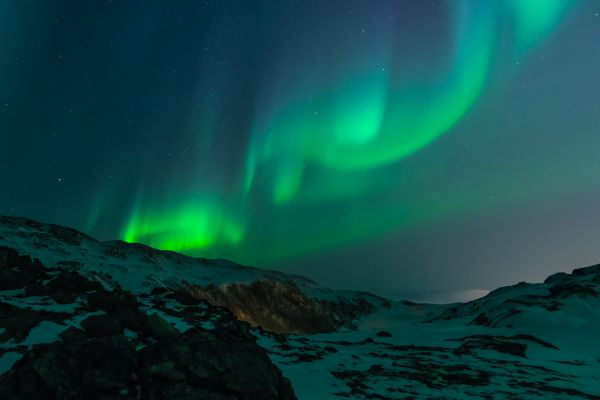
%> input picture CPSO_L/image.jpg, 600 x 400 px
$ octave Gasiewicz_235086.m   (GNU Octave 9; MATLAB toolbox functions it lacks are replaced by stand-ins)
%> lines starting %> are read from the running program, lines starting %| are printed output that depends on the picture
I = imread('image.jpg');
%> I is the input picture: size 400x600x3 uint8; mean R, G, B 15.4, 72, 69.3
whos I

Iblure= 5*I;
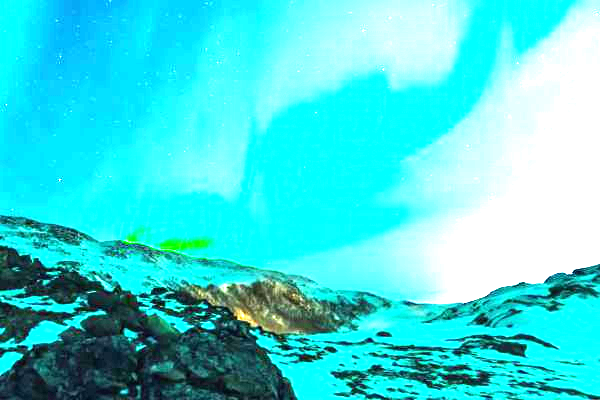
%> Iblure: size 400x600x3 uint8; mean R, G, B 70.3, 217.9, 220.2
whos Iblure

I2 = histeq(I);
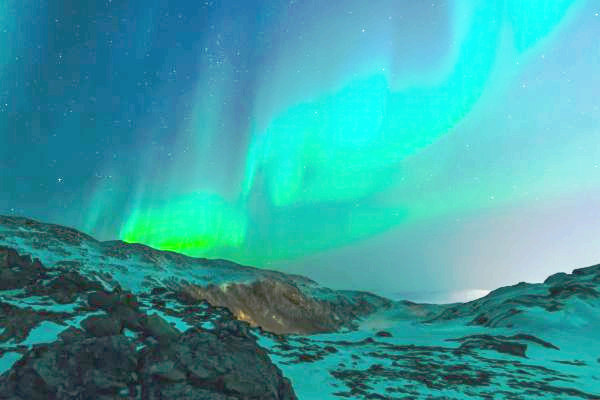
%> I2: size 400x600x3 uint8; mean R, G, B 58.6, 160.1, 163.1
whos I2
imwrite (I2, 'image2.jpg');
%display original and changed image with histograms
figure('Name','Standardowy obrazek i obrazek po histeq()');
subplot(2,2,1),imshow(I);
subplot(2,2,2), imhist(I);
subplot(2,2,3), imshow(I2);
subplot(2,2,4), imhist(I2);
%> after `imhist(I2)`:
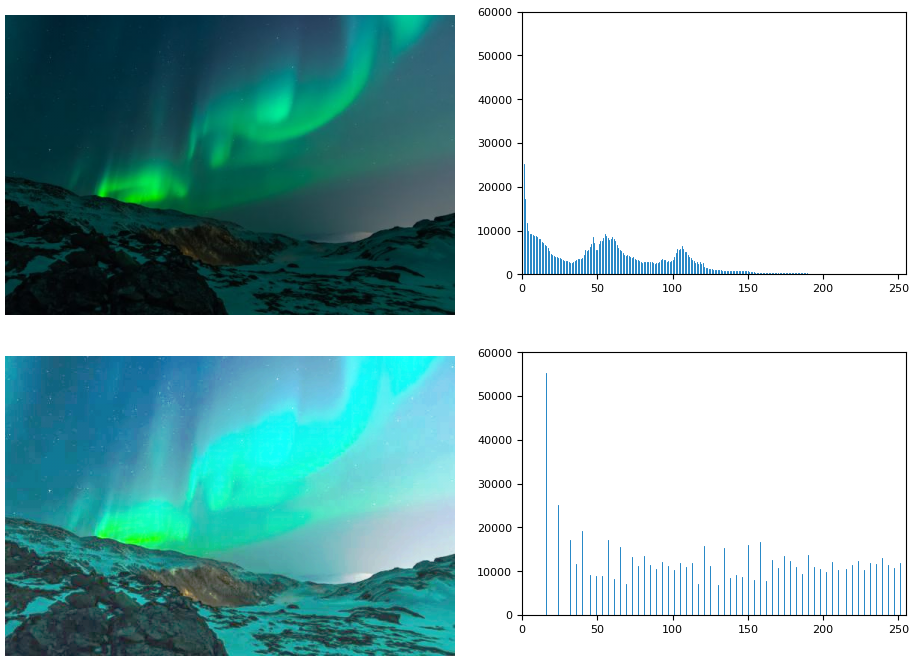
%> figure redrawn from the program's plot data, 4 panels

%display scaled image
figure('Name','Przeskalowany obrazek');
subplot(2,2,1), imshow(Iblure);
subplot(2,2,2), imhist(Iblure);
%> after `imhist(Iblure)`:
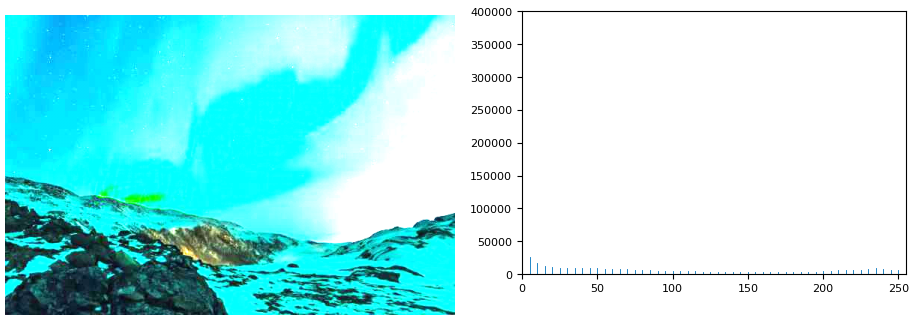
%> figure redrawn from the program's plot data, 2 panels

m=mean2(mean2(I));
%> m = 52.25

%display avarage brightness of picture
disp('Srednia jasnosc obrazka:');
disp(m);
%| 52.251

%display contrast of picture
c=std2(I);
%> c = 33.62
disp('Kontrast obrazka:');
disp(c);
%| 33.618
disp('Roznica miedzy najciemniejszym i najjasniejszym pixelem obrazka:');
dif=(max(I(:)) - min(I(:)));
%> dif = 249
disp(dif);
%| 249

%create and display images with noises
J = imnoise(I,'salt & pepper',0.02);
J2 = imnoise(I,'gaussian',0,0.01);
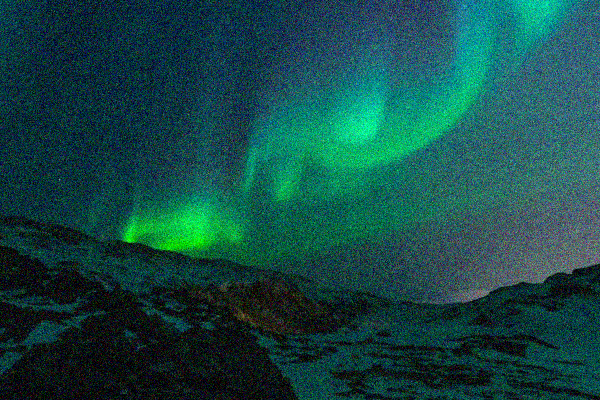
%> J2: size 400x600x3 uint8; mean R, G, B 21.8, 72.8, 70.2
figure('Name','Szumy');
subplot(2,2,1), imshow(J);
subplot(2,2,2), imshow(J2);

imageinfo('image.jpg');
%> (this line was passed over: imageinfo is not available in this run)

%%%%%%%%%%%%%%%%%%%%%%%%%%%%%%%%%%%%%%%%%%%%%%%%%%%%%%%%%%%%%%%%%%%%%%%%%%%%%%%%%%%%%%%%%%%%%%%%%%%%%%%%%%%%%%%%%
IA = imadjust(I,[.2 .3 0; .6 .7 1],[]);
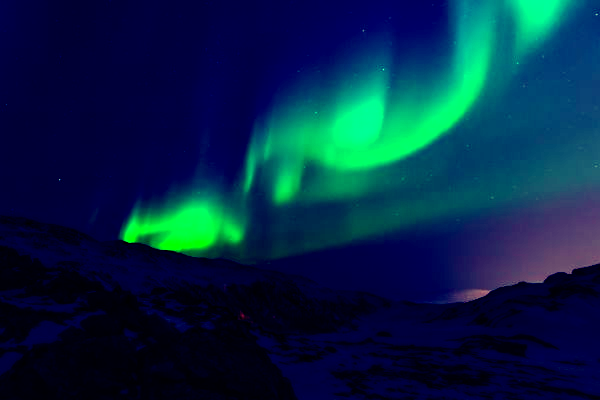
%> IA: size 400x600x3 uint8; mean R, G, B 3.4, 38.5, 69.3
h = fspecial('motion', 50, 45);
filteredI = imfilter(I, h);
I=im2double(I);
%> I: size 400x600x3 double
replicateI = imfilter(I, h, 'replicate');
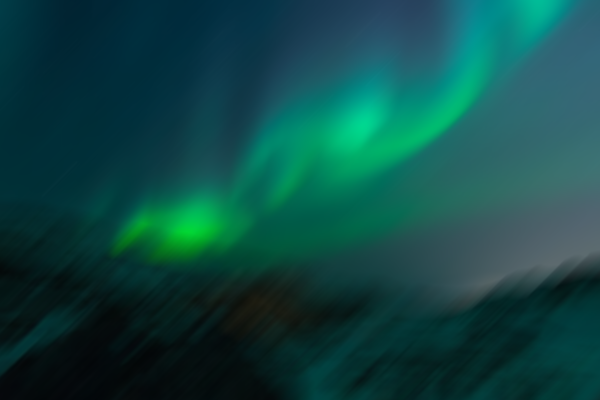
%> replicateI: size 400x600x3 double; mean R, G, B 0.0606, 0.282, 0.272; mean of the top-left, top-right, bottom-left and bottom-right quarters 0.173, 0.339, 0.11, 0.198
figure('Name','Imadjust i filtry');
subplot(2,2,1), imshow(IA);
subplot(2,2,2), imshow(filteredI);
subplot(2,2,3), imshow(replicateI);
